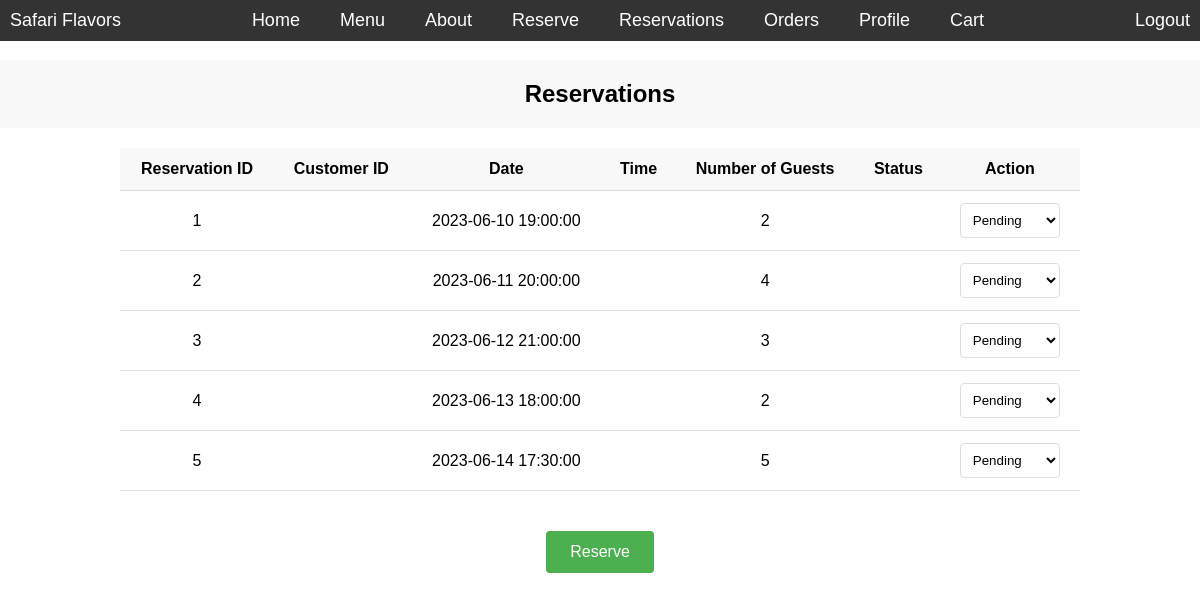
/reservations.php (signed in), run on the app's committed database.
### tables this page shows
CREATE TABLE reservations (
    reservation_id INT PRIMARY KEY AUTO_INCREMENT,
    customer_id INT NOT NULL,
    reservation_date DATETIME NOT NULL,
    num_guests INT NOT NULL,
    FOREIGN KEY (customer_id) REFERENCES customer (user_id)
);

### reservations.php (the view, shortened to what this page needs)
    <?php
include 'connection.php';
$userID = $_SESSION['user_id'];
$roleQuery = "SELECT role FROM users WHERE user_id = $userID";
$roleResult = mysqli_query($conn, $roleQuery);
$userRole = mysqli_fetch_assoc($roleResult)['role'];
$reservations = array();
if ($userRole === 'manager' || $userRole === 'staff') {
    $reservationsQuery = "SELECT * FROM reservations";
} else {
    $reservationsQuery = "SELECT * FROM reservations WHERE user_id = $userID";
}
$reservationsResult = mysqli_query($conn, $reservationsQuery);
if ($userRole === 'manager' || $userRole === 'staff') {
    while ($row = mysqli_fetch_assoc($reservationsResult)) {
        $reservations[] = $row;
    }
}
?>
<!DOCTYPE html>
<html lang="en">
<head>
</head>
<body>
    <?php include 'navbar.php'; ?>
    <h2>Reservations</h2>
    <div class="reservation-table">
        <?php if (isset($noReservations) ) { ?>
            <p>No reservations found.</p>
        <?php } else { ?>
        <table>
            <tr>
                <th>Reservation ID</th>
                <th>Customer ID</th>
                <th>Date</th>
                <th>Time</th>
                <th>Number of Guests</th>
                <th>Status</th>
                <?php if ($userRole === 'manager' || $userRole === 'staff') { ?>
                    <th>Action</th>
                <?php } ?>
            </tr>
            <?php
            foreach ($reservations as $reservation) {
                $reservationID = $reservation['reservation_id'];
                $customerID = $reservation['user_id'];
                $reservationDate = $reservation['reservation_date'];
                $reservationTime = $reservation['time'];
                $numGuests = $reservation['num_guests'];
                $reservationStatus = $reservation['reservation_status'];
                echo '<tr>';
                echo '<td>' . $reservationID . '</td>';
                echo '<td>' . $customerID . '</td>';
                echo '<td>' . $reservationDate . '</td>';
                echo '<td>' . $reservationTime . '</td>';
                echo '<td>' . $numGuests . '</td>';
                echo '<td>' . $reservationStatus . '</td>';
                if ($userRole === 'manager' || $userRole === 'staff') {
                    echo '<td>';
                    echo '<form action="update_reservation.php" method="post">';
                    echo '<select name="new_status" onchange="this.form.submit()">';
                    echo '<option value="Pending" ' . ($reservationStatus === 'Pending' ? 'selected' : '') . '>Pending</option>';
                    echo '</select>';
                    echo '</form>';
                    echo '</td>';
                }
                echo '</tr>';
            }
            ?>
        </table>
         <?php } ?>
    </div>
        <div class="reserve-button">
            <a href="reserve.php">Reserve</a>
        </div>
</body>
</html>

### navbar.php (shortened to what this page needs)
<?php
    include 'connection.php';
$userID = isset($_SESSION['user_id']) ? $_SESSION['user_id'] : null;
if ($userID) {
    $roleQuery = "SELECT role FROM users WHERE user_id = $userID";
    $roleResult = mysqli_query($conn, $roleQuery);
    $userRole = mysqli_fetch_assoc($roleResult)['role'];
}
?>
<!DOCTYPE html>
<html lang="en">
<head>
</head>
<body>
    <nav>
        <a href="#">Safari Flavors</a>
        <ul>
            <li><a href="index.php">Home</a></li>
            <li><a href="menu.php">Menu</a></li>
            <li><a href="about.php">About</a></li>
            <li><a href="reserve.php">Reserve</a></li>
                <li><a href="reservations.php">Reservations</a></li>
            <?php if (isset($_SESSION['user_id'])): ?>
                <li><a href="orders.php">Orders</a></li>
            <?php endif; ?>
            <?php if (isset($_SESSION['user_id'])): ?>
                <li><a href="profile.php">Profile</a></li>
            <?php endif; ?>
            <li><a href="cart.php">Cart</a></li>
        </ul>
        <?php if (isset($_SESSION['user_id'])): ?>
            <a href="logout.php">Logout</a>
        <?php else: ?>
            <a href="login.php">Login</a>
        <?php endif; ?>
    </nav>
</body>
</html>

### reservations.php (style rules this page uses)
body { font-family: Arial, sans-serif; margin: 0; padding: 0; }
h2 { text-align: center; padding: 20px 0; background-color: #f8f8f8; }
.reservation-table { max-width: 1000px; margin: 0 auto; padding: 20px; }
table { width: 100%; border-collapse: collapse; }
th, td { padding: 12px; text-align: center; border-bottom: 1px solid #ddd; }
th { background-color: #f8f8f8; }
.reserve-button { text-align: center; padding: 20px; }
.reserve-button a { display: inline-block; padding: 12px 24px; background-color: #4CAF50; color: #fff; text-decoration: none; border-radius: 4px; }
select { padding: 8px; border: 1px solid #ddd; border-radius: 4px; background-color: #fff; }
.reserve-button a { padding: 12px 24px; background-color: #4CAF50; color: #fff; text-decoration: none; border-radius: 4px; transition: background-color 0.3s; }

### navbar.php (style rules this page uses)
* { margin: 0; padding: 0; box-sizing: border-box; }
nav { position: fixed; top: 0; left: 0; width: 100%; background-color: #333; padding: 10px; display: flex; justify-content: space-between; align-items: center; z-index: 999; font-family: Arial, Helvetica, sans-serif; }
nav ul { list-style-type: none; display: flex; gap: 20px; }
nav ul li { margin-right: 20px; }
nav ul li a { color: #fff; text-decoration: none; font-size: 18px; }
nav a { color: #fff; text-decoration: none; font-size: 18px; }
body { padding-top: 60px; }

### data on the page
reservations: reservation_id "1", reservation_date "2023-06-10 19:00:00", num_guests "2"
reservations: reservation_id "2", reservation_date "2023-06-11 20:00:00", num_guests "4"
reservations: reservation_id "3", reservation_date "2023-06-12 21:00:00", num_guests "3"
reservations: reservation_id "4", reservation_date "2023-06-13 18:00:00", num_guests "2"
reservations: reservation_id "5", reservation_date "2023-06-14 17:30:00", num_guests "5"
